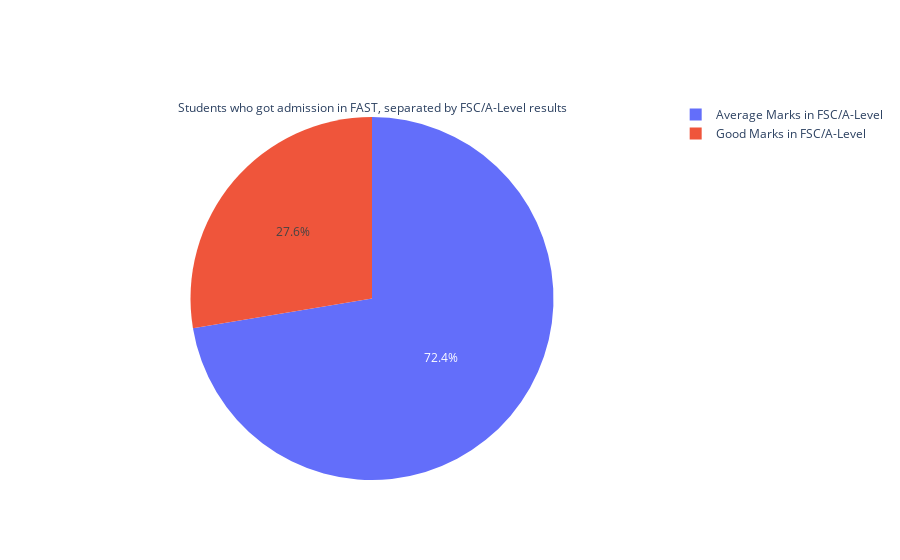

The notebook cell this image was saved under:
### Markdown cell above
# Question 2. Do the students performing good in FSC/A-level exam have a better chance of getting admission in NUCES?
###### Assumption:- Since F.Sc. marks data is wrong in the provided .xlsx file (as it is an exact copy of S.Sc. marks), we can derive the F.Sc. marks from the applicants NU Merit. In 2019, NUCES used the following formula for calculating a students merit: 50% weightage to NU Test, 40% weightage to F.Sc. marks, and 10% weightage to S.Sc. marks. Since we have a students NU Merit, we can use this to derive an applicants F.Sc. marks
###### Assuming performing good = Obtaining 80% marks in FSC/A-Level

### Code cell
def fun(bs,bba): #Function to map nu bba vals to NaN bs vals
    if np.isnan(bs):
        return bba
    else:
        return bs
    

fsc=admission[['total_ssc','obtained_ssc','nu_test_bs','nu_test_bba','nu_merit_bba/bs(af)',
               'nu_merit_bs','admission_discipline']].copy()
fsc.dropna(subset=['nu_test_bs','nu_test_bba'],how='all',inplace=True) #Dropping those applicants who didnt give any NU Test
fsc['ssc']=(fsc['obtained_ssc']/fsc['total_ssc'])*100
fsc['nu_test'] = fsc.apply(lambda x: fun(x['nu_test_bs'],x['nu_test_bba']),axis=1) #Mapping nu test values, if bs test column 
                                                                                   #is null, we take bba test column instead
fsc['nu_merit'] = fsc.apply(lambda x: fun(x['nu_merit_bs'],x['nu_merit_bba/bs(af)']),axis=1) #Mapping nu test values, if bs test
                                                                                             #column is null, we take bba test
                                                                                             #column instead
fsc.drop(['nu_test_bba','nu_test_bs','nu_merit_bs','nu_merit_bba/bs(af)','obtained_ssc','total_ssc'],axis=1,inplace=True)
fsc['fsc']=abs(((10*fsc['nu_merit'])-(5*fsc['nu_test'])-fsc['ssc'])/(4))#Deriving F.Sc results from the formula that NUCES uses,
                                                                        #50% to NU Test, 40% to F.Sc, 10% to S.Sc

    
fsc=fsc[fsc['admission_discipline']!=-1] #Filtering out only those applicants which got admission in FAST      
good=fsc[fsc['fsc']>=80].shape[0] #Count of only those that got admission in FAST, who got good marks in FSC/A-Level
bad=fsc.shape[0]-good #Count of only those that got admission in FAST, who did not get good marks in FSC/A-Level
data=[good,bad]

fig = go.Figure(data=[go.Pie(labels=['Good Marks in FSC/A-Level','Average Marks in FSC/A-Level'], values=data,
                             title="Students who got admission in FAST, separated by FSC/A-Level results")])
fig.show()

### Figure 1 — Plotly figure (JSON) as saved in the notebook; plotly's stock layout.template omitted (floating-point values rounded to 4 significant figures)
{"data": [{"labels": ["Good Marks in FSC/A-Level", "Average Marks in FSC/A-Level"], "title": {"text": "Students who got admission in FAST, separated by FSC/A-Level results"}, "type": "pie", "values": [944, 2475]}], "layout": {}}
